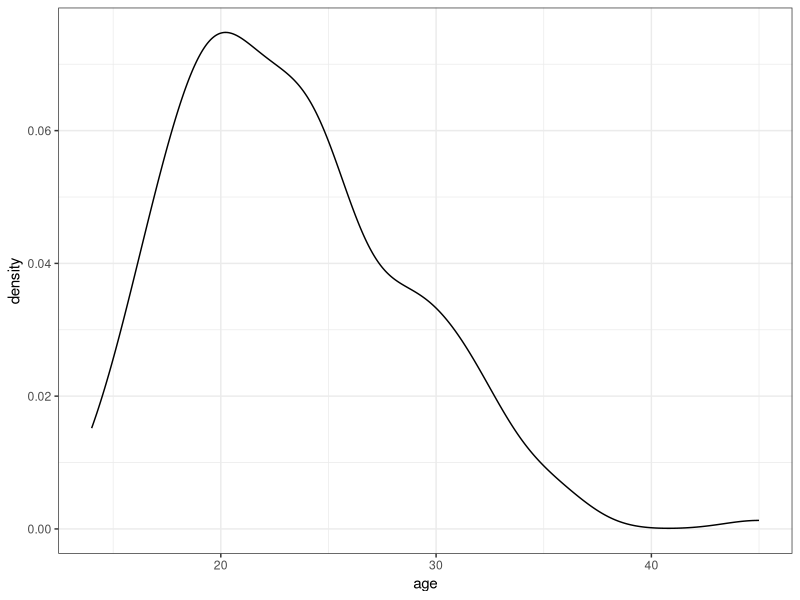
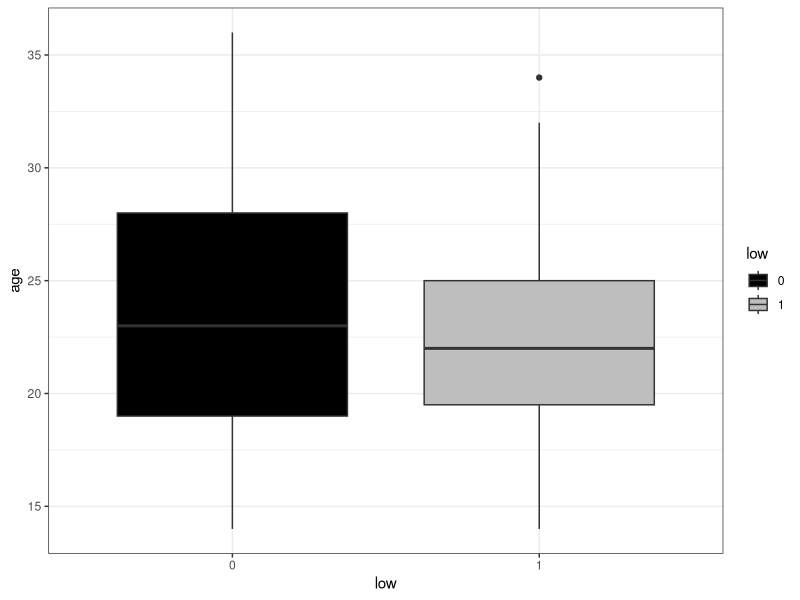
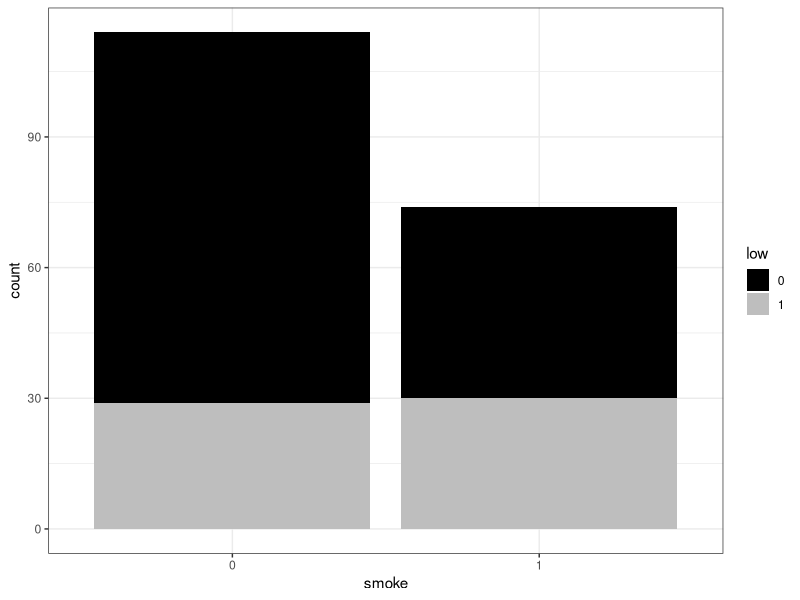
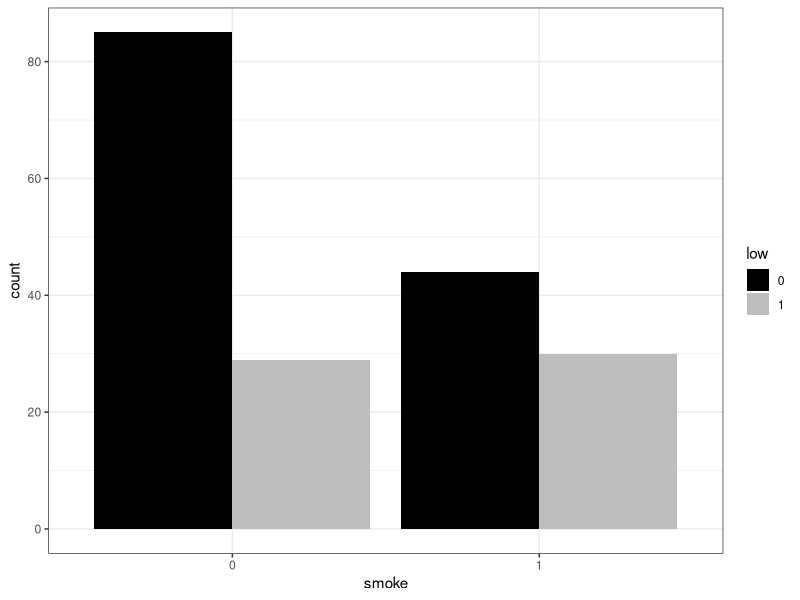
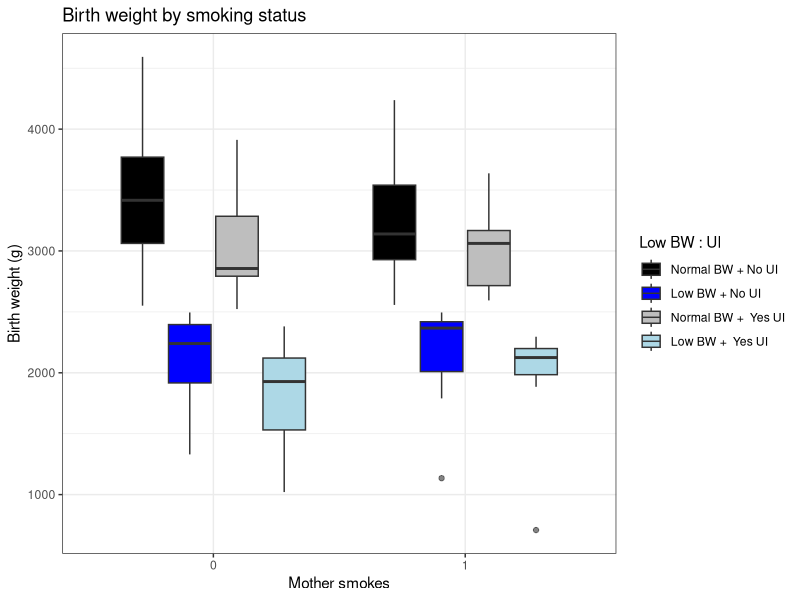
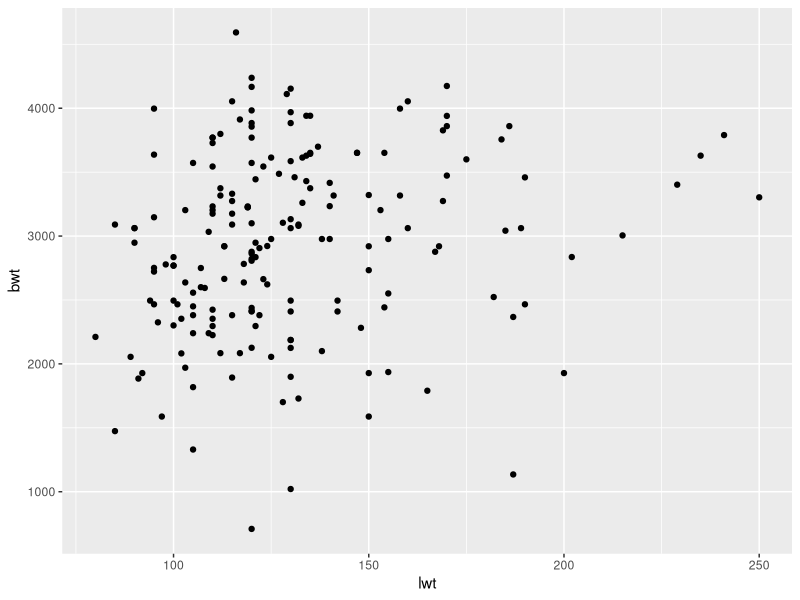
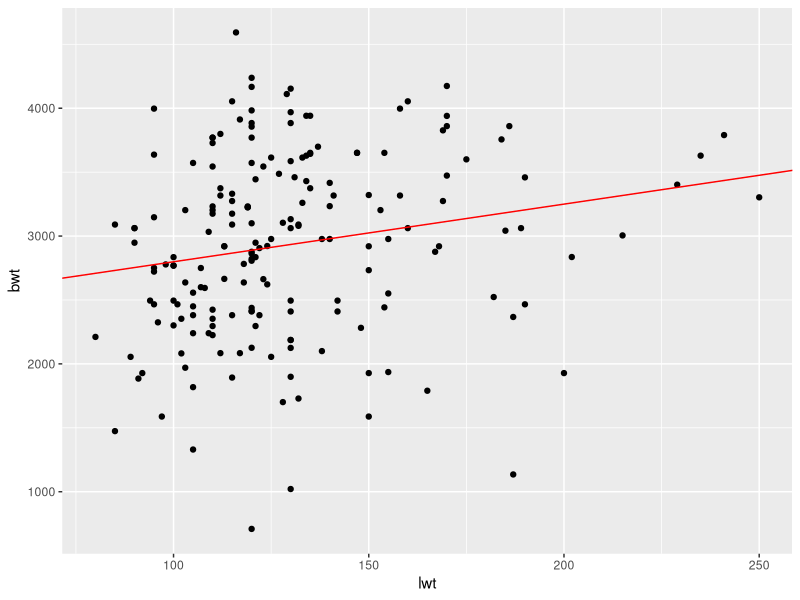
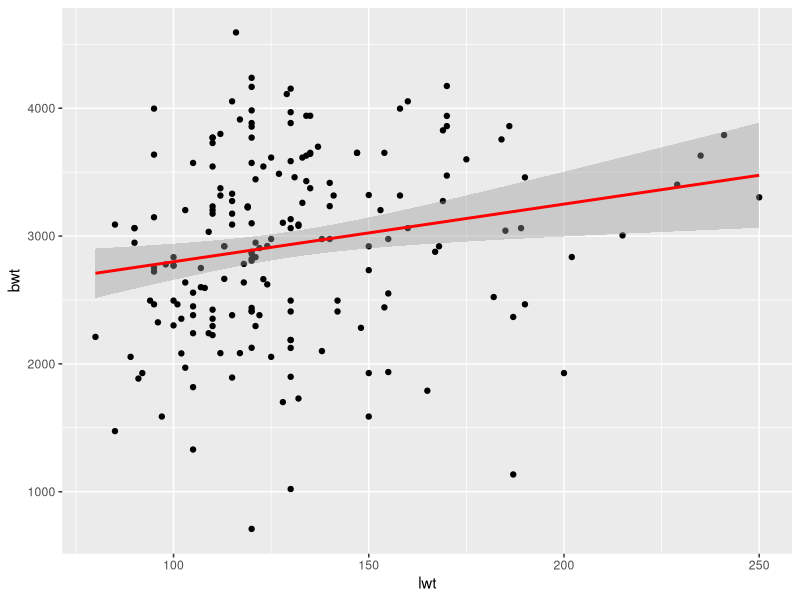

R code for these plots, in order:
## ---- chunk 1
knitr::opts_chunk$set(echo = TRUE)
## ---- chunk 2
library(tidyverse)
library(MASS)
## ---- chunk 3
data(birthwt)
?birthwt #display help page
## ---- chunk 4
#Check class of data.
class(birthwt)
#Convert into tibble.
birthwt <- as.tibble(birthwt)
#Check class of data to confirm that it is a tibble.
class(birthwt)
## ---- chunk 5
dim(birthwt)        # rows, columns
## ---- chunk 6
?birthwt
## ---- chunk 7
str(birthwt)
## ---- chunk 8
birthwt <- birthwt %>% 
  mutate(low = factor(low),
         race = factor(race),
         smoke = factor(smoke), 
         ht = factor(ht), 
         ui = factor(ui)
         )
## ---- chunk 9
birthwt$low %>% table()
## ---- chunk 10
birthwt %>% is.na() %>% colSums()
## ---- chunk 11
birthwt %>% 
  dplyr::select(age, lwt, ptl, ftv, bwt) %>% 
  summary()
## ---- chunk 12
birthwt %>% 
  dplyr::select(age, lwt, ptl, ftv, bwt) %>% # Specify select function from the dplyr package. 
  summarize(age_sd = sd(age),
            lwt_sd = sd(lwt),
            ptl_sd = sd(ptl),
            ftv_sd = sd(ftv),
            bwt_sd = sd(bwt)
  )
## ---- chunk 13
ggplot(birthwt,
       aes(x = age)) + 
  geom_density() + 
  theme_bw()
## ---- chunk 14
#ggplot(birthwt, aes(y = age)) +
#  geom_boxplot() +
#  theme_bw()

birthwt %>% 
  summarise(
    min_age = min(age),
    max_age = max(age),
    mean_age = mean(age),
    sd_age = sd(age),
    cutpoint = mean(age)+(3*sd(age))
  )

birthwt %>% 
  summarise(n_over_40 = sum(age > 40),
            prop_over_40 = mean(age > 40))

birthwt_subset <- birthwt %>% 
  filter(age <= 40) %>%
  dplyr::select(age, lwt, smoke, ui, ui, low, bwt)

## ---- chunk 15
ggplot(birthwt_subset,
       aes(y = age,
           x = low,
           fill = low)) + 
  geom_boxplot() + 
  scale_fill_manual(values = c('black', 'grey')) + 
  theme_bw() 

## ---- chunk 16
ggplot(birthwt_subset, 
       aes(x = smoke,
           fill = low)) + 
  geom_bar() +
  scale_fill_manual(values = c('black', 'grey')) + 
  theme_bw() 
## ---- chunk 17
ggplot(birthwt_subset, 
       aes(x = smoke, 
           fill = low)) + 
  geom_bar(position = 'dodge') + 
  scale_fill_manual(values = c('black', 'grey')) + 
  theme_bw() 
## ---- chunk 18
birthwt_summary <- birthwt_subset %>%
  mutate(lwt_kg = lwt * 0.453592) %>%
  group_by(smoke, low) %>%
  summarise(
    n = n(),
    mean_bwt = mean(bwt),
    sd_bwt = sd(bwt),
    mean_lwt_kg = mean(lwt_kg),
    .groups = "drop"
  ) %>%
  arrange(desc(mean_bwt))

birthwt_summary
## ---- chunk 19

birthwt_subset <- birthwt_subset %>%
  mutate(
    low_lab = factor(low, levels = c(0, 1), 
                     labels = c("Normal BW", "Low BW")),
    ui_lab  = factor(ui,  levels = c(0, 1), 
                     labels = c("No UI", " Yes UI")),
    low_ui  = interaction(low_lab, ui_lab, sep = " + ", drop = TRUE)
  )

p_bwt_smoke <- ggplot(birthwt_subset,
                      aes(x = smoke, 
                          y = bwt, 
                          fill = low_ui)) +
  geom_boxplot(outlier.alpha = 0.6) +
  scale_fill_manual(values = c("black",  "blue", "grey", "lightblue"),
                    name = "Low BW : UI") +
  labs(
    title = "Birth weight by smoking status",
    x = "Mother smokes",
    y = "Birth weight (g)"
  ) +
  theme_bw()

p_bwt_smoke
## ---- chunk 20
model1_lwt <- lm(bwt ~ lwt, data = birthwt_subset)
## ---- chunk 21
ggplot(birthwt_subset, 
       aes(x = lwt,
           y = bwt)) + 
  geom_point()
## ---- chunk 22
ggplot(birthwt_subset, 
       aes(x = lwt,
           y = bwt)) + 
  geom_point() + 
  geom_abline(slope = model1_lwt$coefficients["lwt"], 
              intercept = model1_lwt$coefficients["(Intercept)"], 
              color = 'red')
## ---- chunk 23
ggplot(birthwt_subset, 
       aes(x = lwt,
           y = bwt)) + 
  geom_point() + 
  geom_smooth(method = "lm",
              formula = y ~ x,
              color = 'red')
## ---- chunk 24
model1_age <- lm(bwt ~ age, data = birthwt_subset)
model1_age
## ---- chunk 25
summary(model1_lwt)
## ---- chunk 26
summary(model1_age)
## ---- chunk 27
model2 <- lm(bwt ~ lwt + ui, data=birthwt_subset)
model2
## ---- chunk 28
summary(model2)
## ---- chunk 29
confint(model2)
## ---- chunk 30
ggplot(birthwt_subset, 
       aes(x = lwt,
           y = bwt,
           fill = ui,
           color = ui)) + 
  geom_point() + 
  geom_smooth(method = "lm",
              formula = y ~ x,
              color = 'red')
